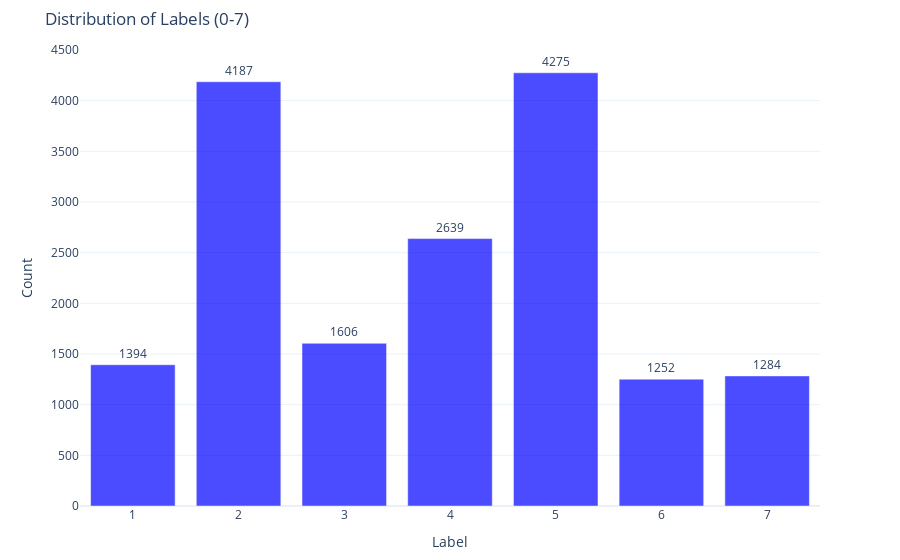

Write notebook code for a chart like this one.
### Code cell
# Get the unique labels and their counts
labels, counts = torch.unique(torch.tensor(all_labels_original), return_counts=True)

# Create a bar plot
fig = go.Figure(data=[
    go.Bar(
        x=labels.tolist(), 
        y=counts.tolist(), 
        marker=dict(color='blue', opacity=0.7),
        text=counts.tolist(),  # Add counts above the bars
        textposition='outside',  # Position the text above the bars
        textfont=dict(size=12)  # Customize the text size
    )
])

# Add labels and title
fig.update_layout(
    title='Distribution of Labels (0-7)',
    xaxis_title='Label',
    yaxis_title='Count',
    template='plotly_white',  # White background for better contrast
    height=600,  # Increase figure height
    margin=dict(t=50, b=50)  # Adjust top and bottom margins
)

# Show the plot
fig.show()

### Figure 1 — Plotly figure (JSON) as saved in the notebook; plotly's stock layout.template omitted (floating-point values rounded to 4 significant figures)
{"data": [{"marker": {"color": "blue", "opacity": 0.7}, "text": ["1394", "4187", "1606", "2639", "4275", "1252", "1284"], "textfont": {"size": 12}, "textposition": "outside", "type": "bar", "x": [1, 2, 3, 4, 5, 6, 7], "y": [1394, 4187, 1606, 2639, 4275, 1252, 1284]}], "layout": {"autosize": true, "margin": {"b": 50, "t": 50}, "title": {"text": "Distribution of Labels (0-7)"}, "xaxis": {"autorange": true, "range": [0.5, 7.5], "title": {"text": "Label"}, "type": "linear"}, "yaxis": {"autorange": true, "range": [0, 4500], "title": {"text": "Count"}, "type": "linear"}}}
